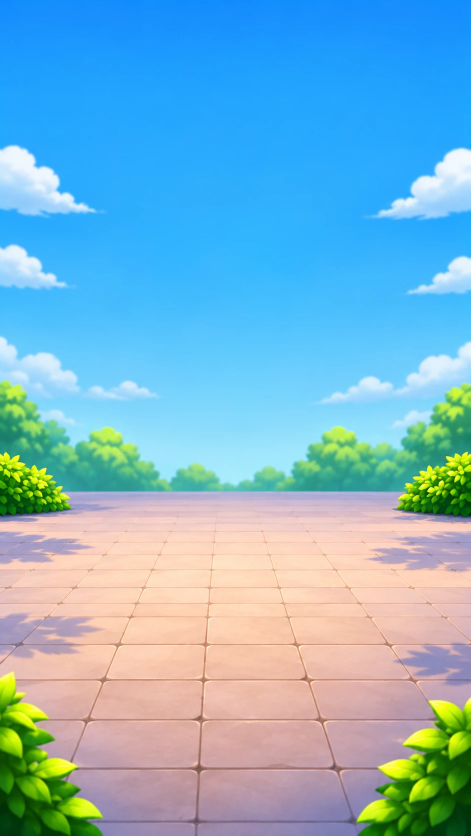
#> input picture assets/ui/final/home/background/home_background_plaza.png, 941 x 1672 px (shown at 1/2 size)
$ python make_graphics.py
#> lines starting #> are read from the running program, lines starting #| are printed output that depends on the picture
"""Store graphics composed from owner-approved art only (no generation).

Play icon 512x512, App Store icon 1024x1024 (opaque) and Play feature graphic 1024x500.
Run from the repo root: python store/tools/make_graphics.py
"""
from pathlib import Path

from PIL import Image

ROOT = Path(__file__).resolve().parents[2]
OUT = ROOT / "store" / "graphics"
PLAZA = ROOT / "assets/ui/final/home/background/home_background_plaza.png"
ICON = ROOT / "assets/ui/final/branding/app_icon_ios_1024.png"
LOGO = ROOT / "assets/ui/final/branding/logo_colorful.png"
SCRUBBY = ROOT / "assets/ui/final/characters/scrubby/scrubby_master.png"


def fit(im, w, h):
    return im.resize((round(w), round(h)), Image.LANCZOS)


def icon(size):
#> called with size = 512
    plaza = Image.open(PLAZA).convert("RGB")
#> plaza is the input picture: PIL image 941x1672 RGB; mean R, G, B 125.7, 180.1, 203.9
    sky = fit(plaza.crop((0, 0, plaza.width, plaza.width)), size, size).convert("RGBA")
#> in fit, `return im.resize((round(w), round(h)), Image.LANCZOS)`:
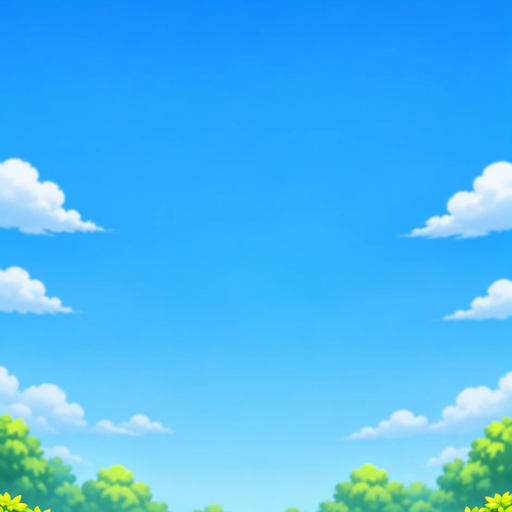
#> returned value: PIL image 512x512 RGB; mean R, G, B 74.6, 183.5, 243.9
#> (the run stopped early here; a loop or call above may not have finished)
